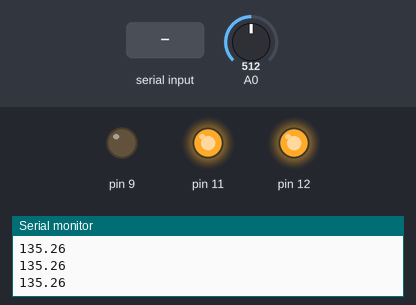
The sketch below on a simulated Arduino Uno, built with avr-gcc and run on an emulated ATmega328P. Parts: output pins drawn as LEDs (lit = HIGH), the last lines printed to the serial monitor. The test bench sets the inputs (shaded band); at power-on: A0 = 512.

Above: at 1.2 s.
1.3 s: A0 set to 32
2.8 s: A0 set to 26
At 3.3 s:
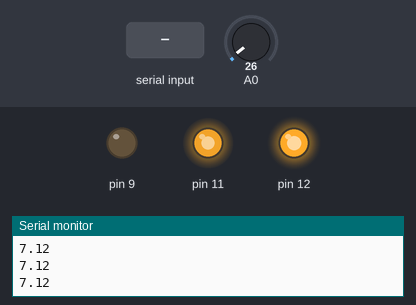
4.3 s: A0 set to 0
At 5.5 s:
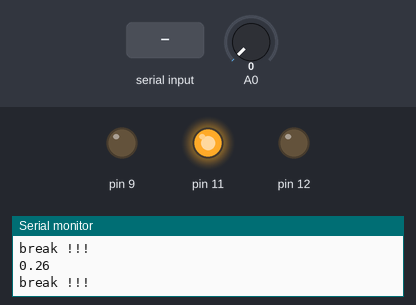
6.1 s: "5\n" received over Serial
At 6.9 s:
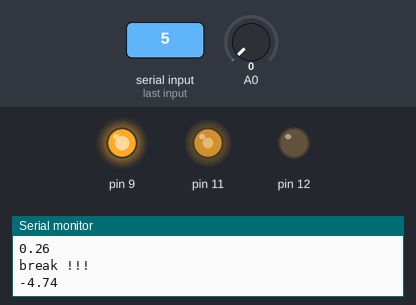
8.6 s: "90\n" received over Serial
At 9.3 s:
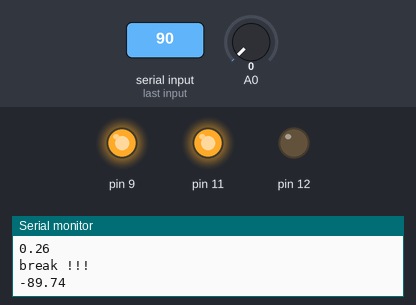
11.1 s: A0 set to 4
At 12.1 s:
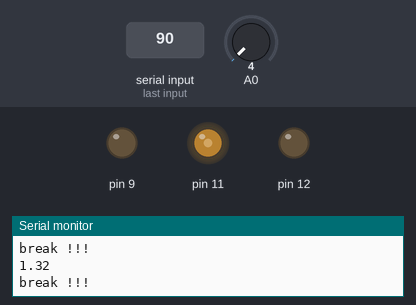
Timing chart, 0 to 13.6 s (numbered marks = the images above; inputs shaded):
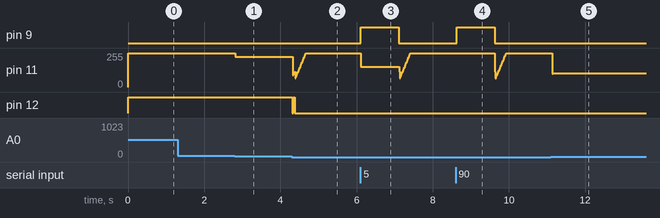

Measured:
- the behaviour switches between 2 and 3 on A0 (found by bisection; images 4 and 5)
- after the input at 2.8 s, pin 11: 255/255 → 227/255 at once
- after the input at 4.3 s, pin 12: HIGH → LOW at once, → HIGH 0.04 s later, → LOW 0.04 s later
- after the input at 6.1 s, pin 9: LOW → HIGH at once, → LOW 1.0 s later
- after the input at 8.6 s, pin 9: LOW → HIGH at once, → LOW 1.0 s later
- after the input at 11.1 s, pin 11: 255/255 → 102/255 at once

The sketch:

motor_4_othaeii.ino
```cpp
#include <Servo.h>

Servo myservo;  // create servo object to control a servo

double potcurval;    // variable to read the value from the analog pin
int angel; //Integer value of angle
 double angle =0;

 double curangle,kP=32.00,kI=45,kD=1.5,Last=0;
 double P=0,I=0,D=0,Drive,Error=0,Integral=0;


 void backward()
 {
   digitalWrite(12,HIGH);
   digitalWrite(9,LOW);
 }
  void forward()
 {
   digitalWrite(12,LOW);
   digitalWrite(9,HIGH);
 }
 void halt()
 {
    digitalWrite(12,LOW);
    digitalWrite(9,LOW);
 }
void setup()
{
  // myservo.attach(6);  // attaches the servo on pin 9 to the servo object
  pinMode(9,OUTPUT);
  pinMode(12,OUTPUT);
  Serial.begin(9600);
  pinMode(11,OUTPUT);

Serial.begin(9600);
}
 void Errorcalc()
 {
   potcurval=(double)analogRead(A0)+1;
   potcurval=(potcurval/1024)*5;
    curangle=(potcurval/5)*270;

                Error = curangle-angle;
 }
void loop()
{
            if(Serial.available()>0)
            {
               angle=(double)Serial.parseInt();
            }
                 Errorcalc();
                if (abs(Error) <1.0){ // prevent integral 'windup'
                Integral = Integral + Error; // accumulate the error integral
                }
                else {
                Integral=0; // zero it if out of bounds
                }
                P = Error*kP; // calc proportional term
                I = Integral*kI; // integral term
                D = (Last-curangle)*kD; // derivative term

                Drive = P + I + D; // Total drive = P+I+D

                //Drive = (Drive/550)*255; // scale Drive to be in the range 0-255

                if(abs(Drive) < 60)
                {
                  Drive += (Drive/abs(Drive)) *60;
                }
                if (abs(Drive)>255) {
                Drive=(Drive/abs(Drive)) *255;
                }


                Serial.println(Error);
                if (Error < 0){ // Check which direction to go.
                forward();

                }
                else if(Error >=0){ // depending on the sign of Error
                 backward();

                }

                if(abs(Error)<2)
                {
                  halt();
                  Serial.println("break !!!");
                }

                analogWrite (11,abs(Drive)); // send PWM command to motor board
                Last=curangle;
   /*
    Serial.println("P :");
    Serial.println(P);
    Serial.println("I :");
    Serial.println(I);
    Serial.println("D :");
    Serial.println(D);
    */

}
```
